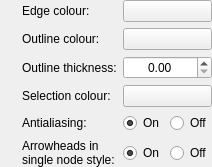
        <widget class="QWidget" name="widget_8" native="true">
         <layout class="QGridLayout" name="gridLayout_9">
          <property name="leftMargin">
           <number>0</number>
          </property>
          <property name="topMargin">
           <number>0</number>
          </property>
          <property name="rightMargin">
           <number>0</number>
          </property>
          <property name="bottomMargin">
           <number>0</number>
          </property>
          <item row="4" column="3">
           <widget class="QLabel" name="label_6">
            <property name="sizePolicy">
             <sizepolicy hsizetype="Minimum" vsizetype="Preferred">
              <horstretch>0</horstretch>
              <verstretch>0</verstretch>
             </sizepolicy>
            </property>
            <property name="text">
             <string>Outline thickness:</string>
            </property>
           </widget>
          </item>
          <item row="1" column="1">
           <widget class="InfoTextWidget" name="edgeColourInfoText" native="true">
            <property name="sizePolicy">
             <sizepolicy hsizetype="Fixed" vsizetype="Fixed">
              <horstretch>0</horstretch>
              <verstretch>0</verstretch>
             </sizepolicy>
            </property>
            <property name="minimumSize">
             <size>
              <width>16</width>
              <height>16</height>
             </size>
            </property>
            <property name="toolTip">
             <string>This colour is used for all edges connecting nodes.</string>
            </property>
           </widget>
          </item>
          <item row="1" column="3">
           <widget class="QLabel" name="label_28">
            <property name="sizePolicy">
             <sizepolicy hsizetype="Minimum" vsizetype="Preferred">
              <horstretch>0</horstretch>
              <verstretch>0</verstretch>
             </sizepolicy>
            </property>
            <property name="text">
             <string>Edge colour:</string>
            </property>
           </widget>
          </item>
          <item row="3" column="4">
           <widget class="ColourButton" name="outlineColourButton">
            <property name="sizePolicy">
             <sizepolicy hsizetype="Minimum" vsizetype="Fixed">
              <horstretch>0</horstretch>
              <verstretch>0</verstretch>
             </sizepolicy>
            </property>
            <property name="focusPolicy">
             <enum>Qt::StrongFocus</enum>
            </property>
            <property name="text">
             <string/>
            </property>
           </widget>
          </item>
          <item row="5" column="3">
           <widget class="QLabel" name="label_18">
            <property name="sizePolicy">
             <sizepolicy hsizetype="Minimum" vsizetype="Preferred">
              <horstretch>0</horstretch>
              <verstretch>0</verstretch>
             </sizepolicy>
            </property>
            <property name="text">
             <string>Selection colour:</string>
            </property>
           </widget>
          </item>
          <item row="3" column="1">
           <widget class="InfoTextWidget" name="outlineColourInfoText" native="true">
            <property name="sizePolicy">
             <sizepolicy hsizetype="Fixed" vsizetype="Fixed">
              <horstretch>0</horstretch>
              <verstretch>0</verstretch>
             </sizepolicy>
            </property>
            <property name="minimumSize">
             <size>
              <width>16</width>
              <height>16</height>
             </size>
            </property>
            <property name="toolTip">
             <string>This colour is used to outline nodes that are not currently selected by the user.</string>
            </property>
           </widget>
          </item>
          <item row="1" column="0">
           <spacer name="horizontalSpacer_4">
            <property name="orientation">
             <enum>Qt::Horizontal</enum>
            </property>
            <property name="sizeType">
             <enum>QSizePolicy::Expanding</enum>
            </property>
            <property name="sizeHint" stdset="0">
             <size>
              <width>0</width>
              <height>20</height>
             </size>
            </property>
           </spacer>
          </item>
          <item row="1" column="5">
           <spacer name="horizontalSpacer">
            <property name="orientation">
             <enum>Qt::Horizontal</enum>
            </property>
            <property name="sizeType">
             <enum>QSizePolicy::Expanding</enum>
            </property>
            <property name="sizeHint" stdset="0">
             <size>
              <width>0</width>
              <height>20</height>
             </size>
            </property>
           </spacer>
          </item>
          <item row="1" column="4">
           <widget class="ColourButton" name="edgeColourButton">
            <property name="sizePolicy">
             <sizepolicy hsizetype="Minimum" vsizetype="Fixed">
              <horstretch>0</horstretch>
              <verstretch>0</verstretch>
             </sizepolicy>
            </property>
            <property name="focusPolicy">
             <enum>Qt::StrongFocus</enum>
            </property>
            <property name="text">
             <string/>
            </property>
           </widget>
          </item>
          <item row="3" column="3">
           <widget class="QLabel" name="label_27">
            <property name="sizePolicy">
             <sizepolicy hsizetype="Minimum" vsizetype="Preferred">
              <horstretch>0</horstretch>
              <verstretch>0</verstretch>
             </sizepolicy>
            </property>
            <property name="text">
             <string>Outline colour:</string>
            </property>
           </widget>
          </item>
          <item row="4" column="1">
           <widget class="InfoTextWidget" name="outlineThicknessInfoText" native="true">
            <property name="sizePolicy">
             <sizepolicy hsizetype="Fixed" vsizetype="Fixed">
              <horstretch>0</horstretch>
              <verstretch>0</verstretch>
             </sizepolicy>
            </property>
            <property name="minimumSize">
             <size>
              <width>16</width>
              <height>16</height>
             </size>
            </property>
            <property name="toolTip">
             <string>This is the thickness of the outline drawn around each node.&lt;br&gt;&lt;br&gt;
                                              Drawing outlines is somewhat CPU-intensive, so set this to zero to improve performance.</string>
            </property>
           </widget>
          </item>
          <item row="5" column="1">
           <widget class="InfoTextWidget" name="selectionColourInfoText" native="true">
            <property name="sizePolicy">
             <sizepolicy hsizetype="Fixed" vsizetype="Fixed">
              <horstretch>0</horstretch>
              <verstretch>0</verstretch>
             </sizepolicy>
            </property>
            <property name="minimumSize">
             <size>
              <width>16</width>
              <height>16</height>
             </size>
            </property>
            <property name="toolTip">
             <string>This colour is used to outline nodes that are currently selected by the user. Selected edges will also be displayed in this colour.</string>
            </property>
           </widget>
          </item>
          <item row="5" column="4">
           <widget class="ColourButton" name="selectionColourButton">
            <property name="sizePolicy">
             <sizepolicy hsizetype="Minimum" vsizetype="Fixed">
              <horstretch>0</horstretch>
              <verstretch>0</verstretch>
             </sizepolicy>
            </property>
            <property name="focusPolicy">
             <enum>Qt::StrongFocus</enum>
            </property>
            <property name="text">
             <string/>
            </property>
           </widget>
          </item>
          <item row="4" column="4">
           <widget class="QDoubleSpinBox" name="outlineThicknessSpinBox">
            <property name="sizePolicy">
             <sizepolicy hsizetype="Minimum" vsizetype="Fixed">
              <horstretch>0</horstretch>
              <verstretch>0</verstretch>
             </sizepolicy>
            </property>
            <property name="focusPolicy">
             <enum>Qt::StrongFocus</enum>
            </property>
            <property name="alignment">
             <set>Qt::AlignCenter</set>
            </property>
            <property name="maximum">
             <double>1000.000000000000000</double>
            </property>
            <property name="singleStep">
             <double>0.050000000000000</double>
            </property>
           </widget>
          </item>
          <item row="7" column="4">
           <widget class="QWidget" name="widget_11" native="true">
            <property name="sizePolicy">
             <sizepolicy hsizetype="Minimum" vsizetype="Preferred">
              <horstretch>0</horstretch>
              <verstretch>0</verstretch>
             </sizepolicy>
            </property>
            <layout class="QHBoxLayout" name="horizontalLayout_9">
             <property name="leftMargin">
              <number>0</number>
             </property>
             <property name="topMargin">
              <number>0</number>
             </property>
             <property name="rightMargin">
              <number>0</number>
             </property>
             <property name="bottomMargin">
              <number>0</number>
             </property>
             <item>
              <widget class="QRadioButton" name="singleNodeArrowHeadsOnRadioButton">
               <property name="focusPolicy">
                <enum>Qt::StrongFocus</enum>
               </property>
               <property name="text">
                <string>On</string>
               </property>
               <property name="checked">
                <bool>true</bool>
               </property>
              </widget>
             </item>
             <item>
              <widget class="QRadioButton" name="singleNodeArrowHeadsOffRadioButton">
               <property name="focusPolicy">
                <enum>Qt::StrongFocus</enum>
               </property>
               <property name="text">
                <string>Off</string>
               </property>
              </widget>
             </item>
            </layout>
           </widget>
          </item>
          <item row="6" column="4">
           <widget class="QWidget" name="widget_3" native="true">
            <property name="sizePolicy">
             <sizepolicy hsizetype="Minimum" vsizetype="Preferred">
              <horstretch>0</horstretch>
              <verstretch>0</verstretch>
             </sizepolicy>
            </property>
            <layout class="QHBoxLayout" name="horizontalLayout_2">
             <property name="leftMargin">
              <number>0</number>
             </property>
             <property name="topMargin">
              <number>0</number>
             </property>
             <property name="rightMargin">
              <number>0</number>
             </property>
             <property name="bottomMargin">
              <number>0</number>
             </property>
             <item>
              <widget class="QRadioButton" name="antialiasingOnRadioButton">
               <property name="focusPolicy">
                <enum>Qt::StrongFocus</enum>
               </property>
               <property name="text">
                <string>On</string>
               </property>
               <property name="checked">
                <bool>true</bool>
               </property>
              </widget>
             </item>
             <item>
              <widget class="QRadioButton" name="antialiasingOffRadioButton">
               <property name="focusPolicy">
                <enum>Qt::StrongFocus</enum>
               </property>
               <property name="text">
                <string>Off</string>
               </property>
              </widget>
             </item>
            </layout>
           </widget>
          </item>
          <item row="6" column="3">
           <widget class="QLabel" name="label_11">
            <property name="sizePolicy">
             <sizepolicy hsizetype="Minimum" vsizetype="Preferred">
              <horstretch>0</horstretch>
              <verstretch>0</verstretch>
             </sizepolicy>
            </property>
            <property name="text">
             <string>Antialiasing:</string>
            </property>
           </widget>
          </item>
          <item row="6" column="1">
           <widget class="InfoTextWidget" name="antialiasingInfoText" native="true">
            <property name="sizePolicy">
             <sizepolicy hsizetype="Fixed" vsizetype="Fixed">
              <horstretch>0</horstretch>
              <verstretch>0</verstretch>
             </sizepolicy>
            </property>
            <property name="minimumSize">
             <size>
              <width>16</width>
              <height>16</height>
             </size>
            </property>
            <property name="toolTip">
             <string>Antialiasing makes the display smoother and more pleasing. Disable antialiasing if you are experiencing slow performance when viewing large graphs.</string>
            </property>
           </widget>
          </item>
          <item row="7" column="3">
           <widget class="QLabel" name="label_23">
            <property name="sizePolicy">
             <sizepolicy hsizetype="Minimum" vsizetype="Preferred">
              <horstretch>0</horstretch>
              <verstretch>0</verstretch>
             </sizepolicy>
            </property>
            <property name="text">
             <string>Arrowheads in
single node style:</string>
            </property>
           </widget>
          </item>
          <item row="7" column="1">
           <widget class="InfoTextWidget" name="singleNodeArrowHeadsInfoText" native="true">
            <property name="sizePolicy">
             <sizepolicy hsizetype="Fixed" vsizetype="Fixed">
              <horstretch>0</horstretch>
              <verstretch>0</verstretch>
             </sizepolicy>
            </property>
            <property name="minimumSize">
             <size>
              <width>16</width>
              <height>16</height>
             </size>
            </property>
            <property name="toolTip">
             <string>When on, this will draw nodes with arrowheads, even when Bandage is in single node style.&lt;br&gt;&lt;br&gt;
                                                  This makes sense for graphs where the positive-negative distinction is meaningful, e.g. a MSA graph of gene sequences where the positive nodes are the coding strands. It does not make sense for graphs where the positive-negative distinction is arbitrary, e.g. a SPAdes assembly graph.</string>
            </property>
           </widget>
          </item>
         </layout>
        </widget>
